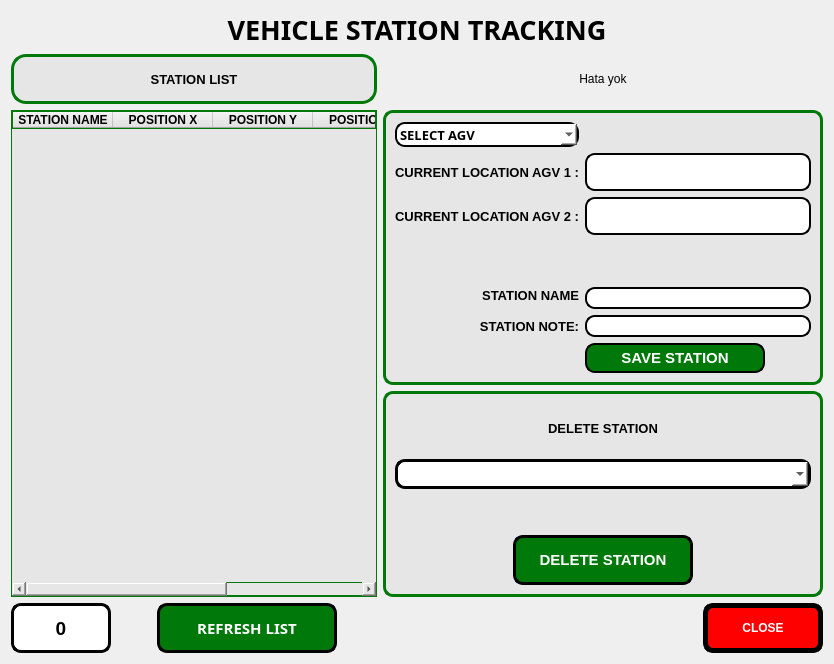
      <widget class="QWidget" name="tab_4">
       <attribute name="icon">
        <iconset resource="ikonlar.qrc">
         <normaloff>:/images/icons/data.png</normaloff>:/images/icons/data.png</iconset>
       </attribute>
       <attribute name="title">
        <string>STATION</string>
       </attribute>
       <layout class="QGridLayout" name="gridLayout_10">
        <item row="0" column="0">
         <widget class="QLabel" name="label_41">
          <property name="font">
           <font>
            <family>Sans</family>
            <pointsize>20</pointsize>
            <weight>75</weight>
            <italic>false</italic>
            <bold>true</bold>
           </font>
          </property>
          <property name="text">
           <string>VEHICLE STATION TRACKING</string>
          </property>
          <property name="alignment">
           <set>Qt::AlignCenter</set>
          </property>
         </widget>
        </item>
        <item row="2" column="0">
         <layout class="QHBoxLayout" name="horizontalLayout_4">
          <item>
           <layout class="QVBoxLayout" name="verticalLayout_9">
            <item>
             <widget class="QLabel" name="label_47">
              <property name="minimumSize">
               <size>
                <width>0</width>
                <height>50</height>
               </size>
              </property>
              <property name="font">
               <font>
                <pointsize>10</pointsize>
                <weight>75</weight>
                <bold>true</bold>
               </font>
              </property>
              <property name="styleSheet">
               <string notr="true">border: 3px solid  rgb(0, 120, 10);
border-radius: 10px;
border-radius:15px;
background-color: rgb(230, 230, 230);
</string>
              </property>
              <property name="text">
               <string>STATION LIST</string>
              </property>
              <property name="alignment">
               <set>Qt::AlignCenter</set>
              </property>
             </widget>
            </item>
            <item>
             <widget class="QTableWidget" name="tableWidget_durak_listesi">
              <property name="minimumSize">
               <size>
                <width>0</width>
                <height>20</height>
               </size>
              </property>
              <property name="font">
               <font>
                <pointsize>10</pointsize>
               </font>
              </property>
              <property name="styleSheet">
               <string notr="true">background-color: rgb(230, 230, 230);
border: 1px solid  rgb(0, 120, 10);
</string>
              </property>
              <property name="editTriggers">
               <set>QAbstractItemView::NoEditTriggers</set>
              </property>
              <property name="sortingEnabled">
               <bool>true</bool>
              </property>
              <attribute name="horizontalHeaderDefaultSectionSize">
               <number>100</number>
              </attribute>
              <column>
               <property name="text">
                <string>STATION NAME</string>
               </property>
               <property name="font">
                <font>
                 <family>Ubuntu</family>
                 <pointsize>9</pointsize>
                 <weight>75</weight>
                 <bold>true</bold>
                </font>
               </property>
              </column>
              <column>
               <property name="text">
                <string>POSITION X</string>
               </property>
               <property name="font">
                <font>
                 <pointsize>9</pointsize>
                 <weight>75</weight>
                 <bold>true</bold>
                </font>
               </property>
              </column>
              <column>
               <property name="text">
                <string>POSITION Y</string>
               </property>
               <property name="font">
                <font>
                 <pointsize>9</pointsize>
                 <weight>75</weight>
                 <bold>true</bold>
                </font>
               </property>
              </column>
              <column>
               <property name="text">
                <string>POSITION Z</string>
               </property>
               <property name="font">
                <font>
                 <pointsize>9</pointsize>
                 <weight>75</weight>
                 <bold>true</bold>
                </font>
               </property>
              </column>
              <column>
               <property name="text">
                <string>NOTE</string>
               </property>
               <property name="font">
                <font>
                 <pointsize>9</pointsize>
                 <weight>75</weight>
                 <bold>true</bold>
                </font>
               </property>
              </column>
             </widget>
            </item>
            <item>
             <layout class="QHBoxLayout" name="horizontalLayout_3">
              <item>
               <widget class="QLabel" name="label_durak_sayici">
                <property name="minimumSize">
                 <size>
                  <width>100</width>
                  <height>0</height>
                 </size>
                </property>
                <property name="font">
                 <font>
                  <pointsize>14</pointsize>
                  <weight>75</weight>
                  <bold>true</bold>
                 </font>
                </property>
                <property name="styleSheet">
                 <string notr="true">background-color: rgb(255, 255, 255);
border: 3px solid;
border-color: rgb(0, 0, 0);
border-radius: 10px;
</string>
                </property>
                <property name="text">
                 <string>0</string>
                </property>
                <property name="alignment">
                 <set>Qt::AlignCenter</set>
                </property>
               </widget>
              </item>
              <item>
               <spacer name="horizontalSpacer_9">
                <property name="orientation">
                 <enum>Qt::Horizontal</enum>
                </property>
                <property name="sizeHint" stdset="0">
                 <size>
                  <width>40</width>
                  <height>20</height>
                 </size>
                </property>
               </spacer>
              </item>
              <item>
               <widget class="QPushButton" name="pushbuton_durak_liste_yenile">
                <property name="minimumSize">
                 <size>
                  <width>180</width>
                  <height>50</height>
                 </size>
                </property>
                <property name="font">
                 <font>
                  <family>Sans Serif</family>
                  <pointsize>11</pointsize>
                  <weight>75</weight>
                  <bold>true</bold>
                 </font>
                </property>
                <property name="styleSheet">
                 <string notr="true">QPushButton{
	qproperty-icon: url(:/images/icons/refresh_icon.png);
    background-color: rgb(0, 120, 10);

	color: rgb(255, 255, 255);
	border: 3px solid;
	border-color: rgb(0, 0, 0);
	border-radius: 10px;
}
QPushButton::hover
{
	background-color: rgb(0, 255, 0);
	border-color: rgb(255, 0, 0);

}</string>
                </property>
                <property name="text">
                 <string>REFRESH LIST</string>
                </property>
                <property name="iconSize">
                 <size>
                  <width>30</width>
                  <height>30</height>
                 </size>
                </property>
               </widget>
              </item>
              <item>
               <spacer name="horizontalSpacer_10">
                <property name="orientation">
                 <enum>Qt::Horizontal</enum>
                </property>
                <property name="sizeHint" stdset="0">
                 <size>
                  <width>40</width>
                  <height>20</height>
                 </size>
                </property>
               </spacer>
              </item>
             </layout>
            </item>
           </layout>
          </item>
          <item>
           <layout class="QVBoxLayout" name="verticalLayout_10">
            <item>
             <widget class="QLabel" name="label_durak_log">
              <property name="minimumSize">
               <size>
                <width>0</width>
                <height>50</height>
               </size>
              </property>
              <property name="toolTipDuration">
               <number>-3</number>
              </property>
              <property name="text">
               <string>Hata yok</string>
              </property>
              <property name="textFormat">
               <enum>Qt::AutoText</enum>
              </property>
              <property name="alignment">
               <set>Qt::AlignCenter</set>
              </property>
             </widget>
            </item>
            <item>
             <widget class="QFrame" name="frame_7">
              <property name="styleSheet">
               <string notr="true">border: 3px solid  rgb(0, 120, 10);
border-radius: 10px;
background-color: rgb(230, 230, 230);
</string>
              </property>
              <property name="frameShape">
               <enum>QFrame::StyledPanel</enum>
              </property>
              <property name="frameShadow">
               <enum>QFrame::Raised</enum>
              </property>
              <layout class="QGridLayout" name="gridLayout_12">
               <item row="11" column="1">
                <spacer name="verticalSpacer_7">
                 <property name="orientation">
                  <enum>Qt::Vertical</enum>
                 </property>
                 <property name="sizeHint" stdset="0">
                  <size>
                   <width>20</width>
                   <height>40</height>
                  </size>
                 </property>
                </spacer>
               </item>
               <item row="15" column="2">
                <spacer name="horizontalSpacer_6">
                 <property name="orientation">
                  <enum>Qt::Horizontal</enum>
                 </property>
                 <property name="sizeHint" stdset="0">
                  <size>
                   <width>40</width>
                   <height>20</height>
                  </size>
                 </property>
                </spacer>
               </item>
               <item row="3" column="0">
                <widget class="QLabel" name="label_42">
                 <property name="minimumSize">
                  <size>
                   <width>0</width>
                   <height>38</height>
                  </size>
                 </property>
                 <property name="font">
                  <font>
                   <pointsize>10</pointsize>
                   <weight>75</weight>
                   <bold>true</bold>
                  </font>
                 </property>
                 <property name="layoutDirection">
                  <enum>Qt::LeftToRight</enum>
                 </property>
                 <property name="styleSheet">
                  <string notr="true">border: none ;</string>
                 </property>
                 <property name="text">
                  <string>CURRENT LOCATION AGV 1 :</string>
                 </property>
                 <property name="scaledContents">
                  <bool>false</bool>
                 </property>
                 <property name="alignment">
                  <set>Qt::AlignRight|Qt::AlignTrailing|Qt::AlignVCenter</set>
                 </property>
                </widget>
               </item>
               <item row="0" column="0">
                <widget class="QComboBox" name="comboBox_amr_secim">
                 <property name="minimumSize">
                  <size>
                   <width>0</width>
                   <height>25</height>
                  </size>
                 </property>
                 <property name="font">
                  <font>
                   <family>Sans</family>
                   <pointsize>10</pointsize>
                   <weight>75</weight>
                   <italic>false</italic>
                   <bold>true</bold>
                  </font>
                 </property>
                 <property name="styleSheet">
                  <string notr="true">background-color: rgb(255, 255, 255);
border: 2px solid;
border-color: rgb(0, 0, 0);
border-radius: 10px;</string>
                 </property>
                 <property name="currentText">
                  <string>SELECT AGV</string>
                 </property>
                 <property name="currentIndex">
                  <number>0</number>
                 </property>
                 <item>
                  <property name="text">
                   <string>SELECT AGV</string>
                  </property>
                 </item>
                 <item>
                  <property name="text">
                   <string>AGV 1</string>
                  </property>
                 </item>
                 <item>
                  <property name="text">
                   <string>AGV 2</string>
                  </property>
                 </item>
                </widget>
               </item>
               <item row="14" column="1" colspan="2">
                <widget class="QLineEdit" name="lineEdit_durak_kaydet_durak_notu">
                 <property name="minimumSize">
                  <size>
                   <width>0</width>
                   <height>22</height>
                  </size>
                 </property>
                 <property name="styleSheet">
                  <string notr="true">background-color: rgb(255, 255, 255);
border: 2px solid;
border-color: rgb(0, 0, 0);
border-radius: 10px;
</string>
                 </property>
                </widget>
               </item>
               <item row="13" column="1" colspan="2">
                <widget class="QLineEdit" name="lineEdit_durak_kaydet_durak_ismi">
                 <property name="minimumSize">
                  <size>
                   <width>0</width>
                   <height>22</height>
                  </size>
                 </property>
                 <property name="styleSheet">
                  <string notr="true">background-color: rgb(255, 255, 255);
border: 2px solid;
border-color: rgb(0, 0, 0);
border-radius: 10px;
</string>
                 </property>
                </widget>
               </item>
               <item row="14" column="0">
                <widget class="QLabel" name="label_45">
                 <property name="font">
                  <font>
                   <pointsize>10</pointsize>
                   <weight>75</weight>
                   <bold>true</bold>
                  </font>
                 </property>
                 <property name="styleSheet">
                  <string notr="true">border : none;</string>
                 </property>
                 <property name="text">
                  <string>STATION NOTE:</string>
                 </property>
                 <property name="alignment">
                  <set>Qt::AlignRight|Qt::AlignTrailing|Qt::AlignVCenter</set>
                 </property>
                </widget>
               </item>
               <item row="15" column="1">
                <widget class="QPushButton" name="pushButton_durak_kaydet">
                 <property name="minimumSize">
                  <size>
                   <width>180</width>
                   <height>30</height>
                  </size>
                 </property>
                 <property name="font">
                  <font>
                   <pointsize>11</pointsize>
                   <weight>75</weight>
                   <bold>true</bold>
                  </font>
                 </property>
                 <property name="styleSheet">
                  <string notr="true">QPushButton{
	qproperty-icon: url(:/images/icons/save-icon.png);
    background-color: rgb(0, 120, 10);

	color: rgb(255, 255, 255);
	border: 2px solid;
	border-color: rgb(0, 0, 0);
	border-radius: 10px;
}
QPushButton::hover
{
	background-color: rgb(0, 255, 0);
	border-color: rgb(255, 0, 0);

}</string>
                 </property>
                 <property name="text">
                  <string>SAVE STATION</string>
                 </property>
                 <property name="iconSize">
                  <size>
                   <width>30</width>
                   <height>30</height>
                  </size>
                 </property>
                </widget>
               </item>
               <item row="12" column="0" rowspan="2">
                <widget class="QLabel" name="label_44">
                 <property name="font">
                  <font>
                   <pointsize>10</pointsize>
                   <weight>75</weight>
                   <bold>true</bold>
                  </font>
                 </property>
                 <property name="styleSheet">
                  <string notr="true">border : none;</string>
                 </property>
                 <property name="text">
                  <string>STATION NAME</string>
                 </property>
                 <property name="alignment">
                  <set>Qt::AlignRight|Qt::AlignTrailing|Qt::AlignVCenter</set>
                 </property>
                </widget>
               </item>
               <item row="6" column="0">
                <widget class="QLabel" name="label_90">
                 <property name="minimumSize">
                  <size>
                   <width>0</width>
                   <height>38</height>
                  </size>
                 </property>
                 <property name="font">
                  <font>
                   <pointsize>10</pointsize>
                   <weight>75</weight>
                   <bold>true</bold>
                  </font>
                 </property>
                 <property name="layoutDirection">
                  <enum>Qt::LeftToRight</enum>
                 </property>
                 <property name="styleSheet">
                  <string notr="true">border: none ;</string>
                 </property>
                 <property name="text">
                  <string>CURRENT LOCATION AGV 2 :</string>
                 </property>
                 <property name="scaledContents">
                  <bool>false</bool>
                 </property>
                 <property name="alignment">
                  <set>Qt::AlignRight|Qt::AlignTrailing|Qt::AlignVCenter</set>
                 </property>
                </widget>
               </item>
               <item row="3" column="1" colspan="2">
                <widget class="QLabel" name="label_durak_kaydet_mevcut_konum">
                 <property name="minimumSize">
                  <size>
                   <width>0</width>
                   <height>22</height>
                  </size>
                 </property>
                 <property name="styleSheet">
                  <string notr="true">background-color: rgb(255, 255, 255);
border: 2px solid;
border-color: rgb(0, 0, 0);
border-radius: 10px;</string>
                 </property>
                 <property name="text">
                  <string/>
                 </property>
                 <property name="alignment">
                  <set>Qt::AlignCenter</set>
                 </property>
                 <property name="wordWrap">
                  <bool>true</bool>
                 </property>
                </widget>
               </item>
               <item row="6" column="1" colspan="2">
                <widget class="QLabel" name="label_durak_kaydet_mevcut_konum_2">
                 <property name="minimumSize">
                  <size>
                   <width>0</width>
                   <height>22</height>
                  </size>
                 </property>
                 <property name="styleSheet">
                  <string notr="true">background-color: rgb(255, 255, 255);
border: 2px solid;
border-color: rgb(0, 0, 0);
border-radius: 10px;</string>
                 </property>
                 <property name="text">
                  <string/>
                 </property>
                 <property name="alignment">
                  <set>Qt::AlignCenter</set>
                 </property>
                 <property name="wordWrap">
                  <bool>true</bool>
                 </property>
                </widget>
               </item>
              </layout>
             </widget>
            </item>
            <item>
             <widget class="QFrame" name="frame_8">
              <property name="styleSheet">
               <string notr="true">background-color: rgb(230, 230, 230);
border: 3px solid  rgb(0, 120, 10);
border-radius: 10px;
</string>
              </property>
              <property name="frameShape">
               <enum>QFrame::StyledPanel</enum>
              </property>
              <property name="frameShadow">
               <enum>QFrame::Raised</enum>
              </property>
              <layout class="QGridLayout" name="gridLayout_13">
               <item row="7" column="0">
                <spacer name="horizontalSpacer_8">
                 <property name="orientation">
                  <enum>Qt::Horizontal</enum>
                 </property>
                 <property name="sizeHint" stdset="0">
                  <size>
                   <width>40</width>
                   <height>20</height>
                  </size>
                 </property>
                </spacer>
               </item>
               <item row="1" column="1">
                <widget class="QLabel" name="label_46">
                 <property name="minimumSize">
                  <size>
                   <width>0</width>
                   <height>50</height>
                  </size>
                 </property>
                 <property name="font">
                  <font>
                   <pointsize>10</pointsize>
                   <weight>75</weight>
                   <italic>false</italic>
                   <bold>true</bold>
                  </font>
                 </property>
                 <property name="styleSheet">
                  <string notr="true">border: none;</string>
                 </property>
                 <property name="text">
                  <string>DELETE STATION</string>
                 </property>
                 <property name="alignment">
                  <set>Qt::AlignCenter</set>
                 </property>
                </widget>
               </item>
               <item row="7" column="2">
                <spacer name="horizontalSpacer_7">
                 <property name="orientation">
                  <enum>Qt::Horizontal</enum>
                 </property>
                 <property name="sizeHint" stdset="0">
                  <size>
                   <width>40</width>
                   <height>20</height>
                  </size>
                 </property>
                </spacer>
               </item>
               <item row="7" column="1">
                <widget class="QPushButton" name="pushButton_durak_sil">
                 <property name="minimumSize">
                  <size>
                   <width>180</width>
                   <height>50</height>
                  </size>
                 </property>
                 <property name="font">
                  <font>
                   <pointsize>11</pointsize>
                   <weight>75</weight>
                   <bold>true</bold>
                  </font>
                 </property>
                 <property name="styleSheet">
                  <string notr="true">QPushButton{
	qproperty-icon: url(:/images/icons/delete.png);
    background-color: rgb(0, 120, 10);

	color: rgb(255, 255, 255);
	border: 3px solid;
	border-color: rgb(0, 0, 0);
	border-radius: 10px;
}
QPushButton::hover
{
	background-color: rgb(0, 255, 0);
	border-color: rgb(255, 0, 0);

}</string>
                 </property>
                 <property name="text">
                  <string>DELETE STATION</string>
                 </property>
                 <property name="iconSize">
                  <size>
                   <width>30</width>
                   <height>30</height>
                  </size>
                 </property>
                </widget>
               </item>
               <item row="6" column="1">
                <spacer name="verticalSpacer_8">
                 <property name="orientation">
                  <enum>Qt::Vertical</enum>
                 </property>
                 <property name="sizeHint" stdset="0">
                  <size>
                   <width>20</width>
                   <height>40</height>
                  </size>
                 </property>
                </spacer>
               </item>
               <item row="2" column="0" colspan="3">
                <widget class="QComboBox" name="comboBox_durak_sil_liste">
                 <property name="minimumSize">
                  <size>
                   <width>0</width>
                   <height>30</height>
                  </size>
                 </property>
                 <property name="font">
                  <font>
                   <pointsize>11</pointsize>
                   <weight>75</weight>
                   <bold>true</bold>
                  </font>
                 </property>
                 <property name="styleSheet">
                  <string notr="true">background-color: rgb(255, 255, 255);
border: 3px solid;
border-color: rgb(0, 0, 0);
border-radius: 10px;
</string>
                 </property>
                </widget>
               </item>
              </layout>
             </widget>
            </item>
            <item>
             <layout class="QHBoxLayout" name="horizontalLayout_9">
              <item>
               <spacer name="horizontalSpacer_11">
                <property name="orientation">
                 <enum>Qt::Horizontal</enum>
                </property>
                <property name="sizeHint" stdset="0">
                 <size>
                  <width>40</width>
                  <height>20</height>
                 </size>
                </property>
               </spacer>
              </item>
              <item>
               <widget class="QPushButton" name="butonKapat_4">
                <property name="sizePolicy">
                 <sizepolicy hsizetype="Expanding" vsizetype="Fixed">
                  <horstretch>0</horstretch>
                  <verstretch>0</verstretch>
                 </sizepolicy>
                </property>
                <property name="minimumSize">
                 <size>
                  <width>0</width>
                  <height>50</height>
                 </size>
                </property>
                <property name="maximumSize">
                 <size>
                  <width>120</width>
                  <height>16777215</height>
                 </size>
                </property>
                <property name="font">
                 <font>
                  <pointsize>9</pointsize>
                  <weight>75</weight>
                  <bold>true</bold>
                 </font>
                </property>
                <property name="styleSheet">
                 <string notr="true">QPushButton{
    qproperty-icon: url(:/images/icons/close_icon.png);

	background-color: rgb(255, 0, 0);
	color: rgb(255, 255, 255);
	border: 5px solid;
	border-radius: 10px;
}
QPushButton::hover
{
	background-color: rgb(0, 255, 0);
	border-color: rgb(255, 0, 0);

}</string>
                </property>
                <property name="text">
                 <string>CLOSE</string>
                </property>
                <property name="iconSize">
                 <size>
                  <width>30</width>
                  <height>30</height>
                 </size>
                </property>
               </widget>
              </item>
             </layout>
            </item>
           </layout>
          </item>
         </layout>
        </item>
       </layout>
      </widget>
